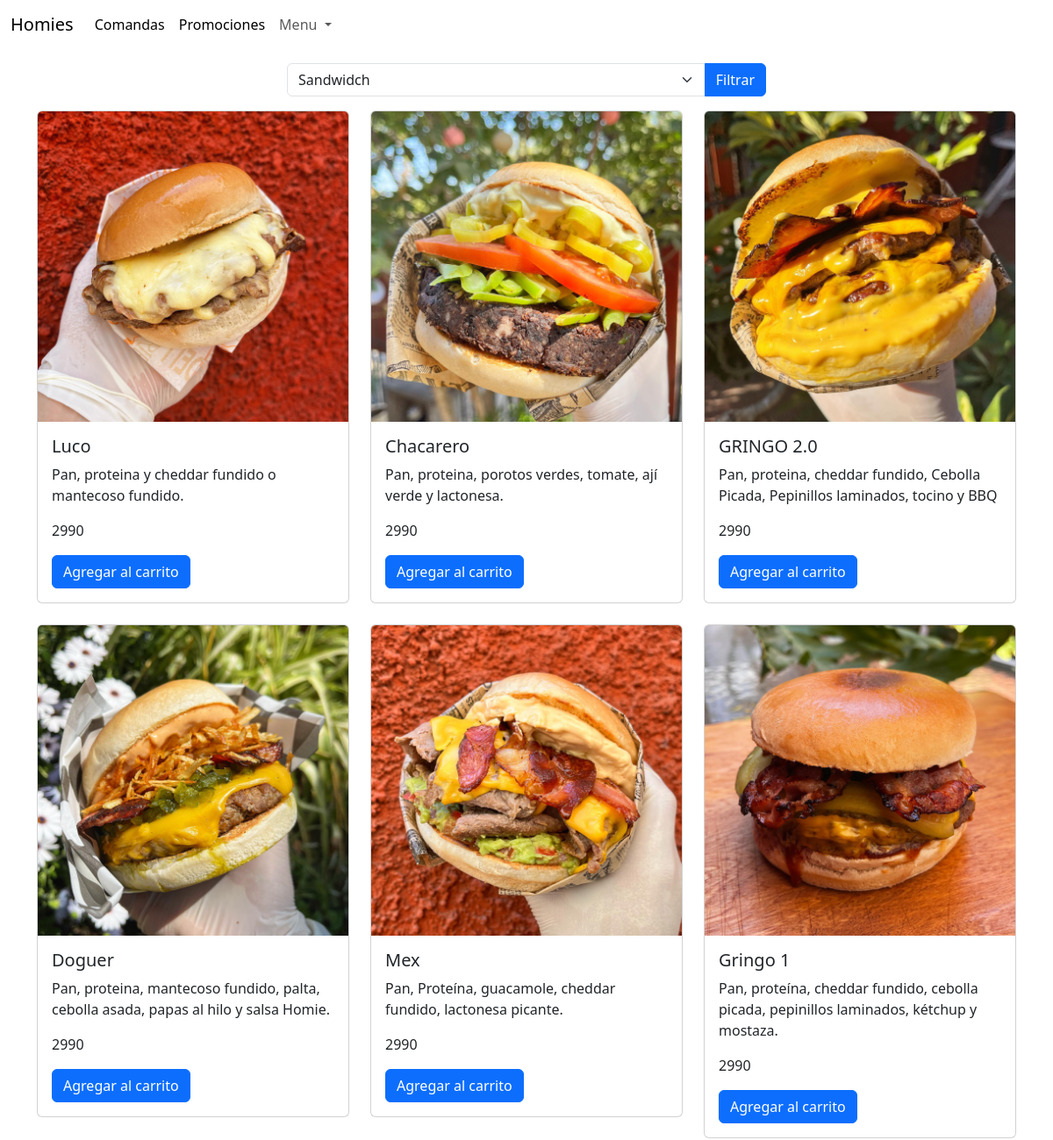
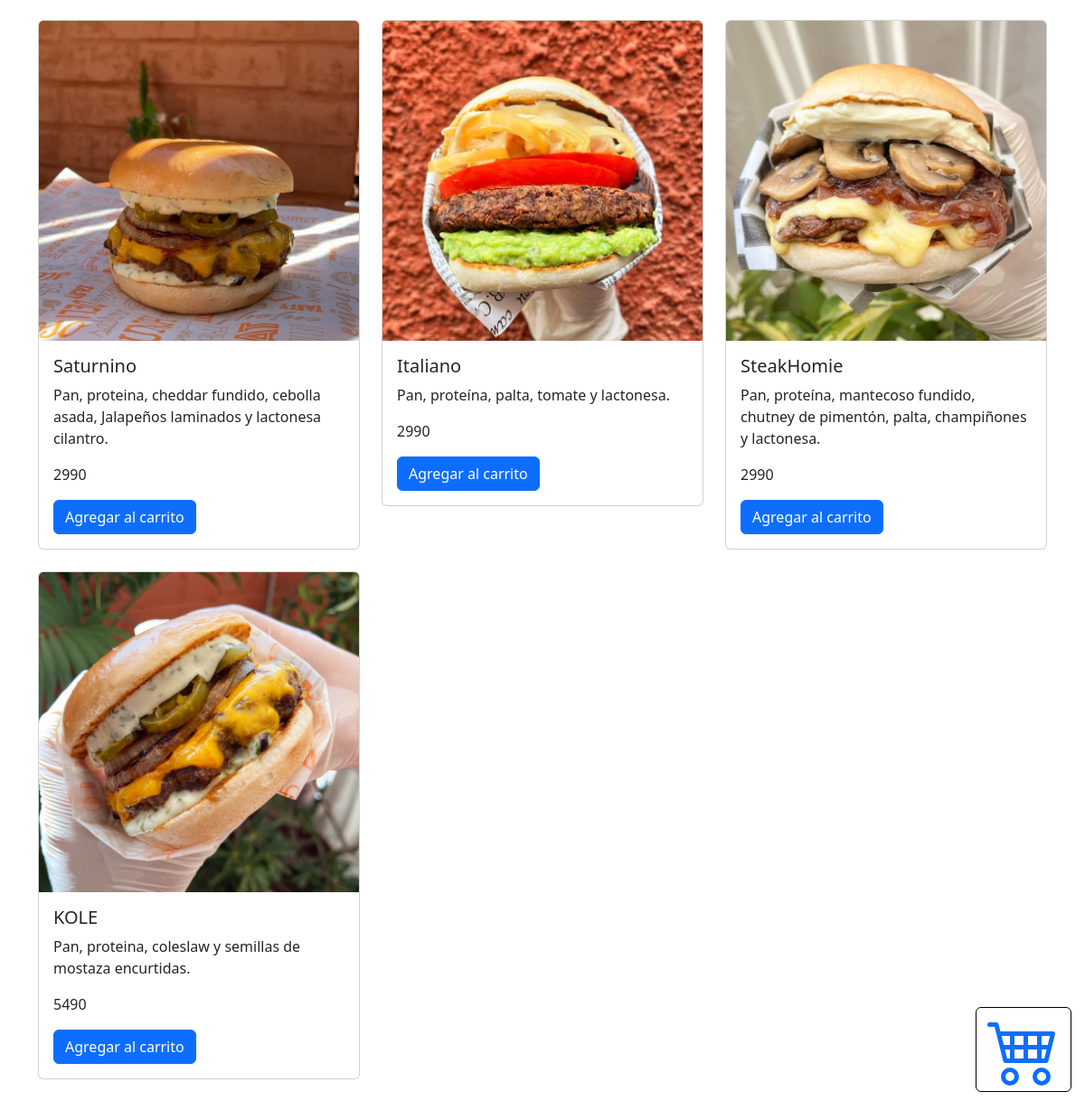
Page /listar_productos?categoria_id=1 on the committed database (2 pictures, top to bottom).
### app/models.py (models this page shows, shortened)
class Producto(models.Model):
    nombre = models.CharField(max_length=200)
    descripcion = models.TextField()
    precio = models.IntegerField()
    stock = models.IntegerField()
    fecha_creacion = models.DateTimeField(auto_now_add=True)
    categoria = models.ForeignKey(Categoria, on_delete=models.CASCADE)
    imagen = models.ImageField(upload_to="productos", null=True)
    cantidad = models.IntegerField(default=0)
    comentario = models.CharField(max_length=100,default="")
    SIMPLE = 'Simple'
    DOBLE = 'Doble'
    OPCIONES_HAMBURGUESA = [
        (SIMPLE, 'Hamburguesa Simple'),
        (DOBLE, 'Hamburguesa Doble'),
    ]
    tipo_hamburguesa = models.CharField(
        max_length=10,
        choices=OPCIONES_HAMBURGUESA,
        default=SIMPLE,
    )

### app/views.py (the view)
# urls.py: path('listar_productos', listar_productos, name='listar_productos'),
def listar_productos(request,categoria_id=None):
    categorias = Categoria.objects.all()  # Asegúrate de importar la clase Categoria
    if request.method == 'POST':
        form = ProductoForm(request.POST)
        if form.is_valid():
            form.save()
            return redirect('home')  # Redirige a la misma página después de agregar un producto
    else:
        form = ProductoForm()
    if 'categoria_id' in request.GET:
        categoria_id = request.GET['categoria_id']
        productos = Producto.objects.filter(categoria__id=categoria_id)
    else:
        productos = Producto.objects.all()
    context = {'productos': productos, 'form': form, 'categorias': categorias}
    return render(request, 'app/listar_productos.html', context)

### app/forms.py
class ProductoForm(forms.ModelForm):
    class Meta:
        model = Producto
        fields = ['nombre', 'cantidad', 'precio', 'comentario', 'tipo_hamburguesa']

### app/templates/app/listar_productos.html (shortened to what this page needs)
{% extends 'app/base.html' %}
{% block content %}
</div>
<div class="container">
  <div class="row justify-content-center">
    <div class="col-md-6">
      <form class="mb-3" method="get" action="{% url 'listar_productos' %}">
        <div class="input-group">
          <select class="form-select" name="categoria_id" id="categoria">
            {% for categoria in categorias %}
            <option value="{{ categoria.id }}">{{ categoria.nombre }}</option>
            {% endfor %}
          </select>
          <button type="submit" class="btn btn-primary">Filtrar</button>
        </div>
      </form>
    </div>
  </div>
</div>
<button type="button" class="btn btn-link"
  style="position: fixed; bottom: 10px; right: 15px;z-index: 1000; border-color:black; background-color: white;"
  onclick="openModal()">
</button>
<div class="container">
  <div class="row">
    {% for producto in productos %}
    <div class="col-lg-4 col-md-6 col-sm-12 mb-4">
      <div class="card">
        <img src="{{ producto.imagen.url }}" class="card-img-top custom-image" alt="{{ producto.nombre }}">
        <div class="card-body">
          <h5 class="card-title">{{ producto.nombre }}</h5>
          <p class="card-text">{{ producto.descripcion }}</p>
          <p class="card-text">{{ producto.precio }}</p>
          <button class="btn btn-primary"
            onclick="Agregar('{{ producto.id }}','{{ producto.nombre }}','{{ producto.precio }}','{{ producto.imagen.url }}')">Agregar
            al carrito</button>
        </div>
      </div>
    </div>
    {% endfor %}
  </div>
</div>
{% endblock %}

### rows in the picture
Producto: imagen (picture), nombre "Luco", descripcion "Pan, proteina y cheddar fundido o mantecoso fundido.", precio "2990"
Producto: imagen (picture), nombre "Chacarero", descripcion "Pan, proteina, porotos verdes, tomate, ají verde y lactonesa.", precio "2990"
Producto: imagen (picture), nombre "GRINGO 2.0", descripcion "Pan, proteina, cheddar fundido, Cebolla Picada, Pepinillos laminados, tocino y BBQ", precio "2990"
Producto: imagen (picture), nombre "Doguer", descripcion "Pan, proteina, mantecoso fundido, palta, cebolla asada, papas al hilo y salsa Homie.", precio "2990"
Producto: imagen (picture), nombre "Mex", descripcion "Pan, Proteína, guacamole, cheddar fundido, lactonesa picante.", precio "2990"
Producto: imagen (picture), nombre "Gringo 1", descripcion "Pan, proteína, cheddar fundido, cebolla picada, pepinillos laminados, kétchup y mostaza.", precio "2990"
Producto: imagen (picture), nombre "Saturnino", descripcion "Pan, proteina, cheddar fundido, cebolla asada, Jalapeños laminados y lactonesa cilantro.", precio "2990"
Producto: imagen (picture), nombre "Italiano", descripcion "Pan, proteína, palta, tomate y lactonesa.", precio "2990"
Producto: imagen (picture), nombre "SteakHomie", descripcion "Pan, proteína, mantecoso fundido, chutney de pimentón, palta, champiñones y lactonesa.", precio "2990"
Producto: imagen (picture), nombre "KOLE", descripcion "Pan, proteina, coleslaw y semillas de mostaza encurtidas.", precio "5490"

### other values in the picture
form field categoria_id "Sandwidch"
